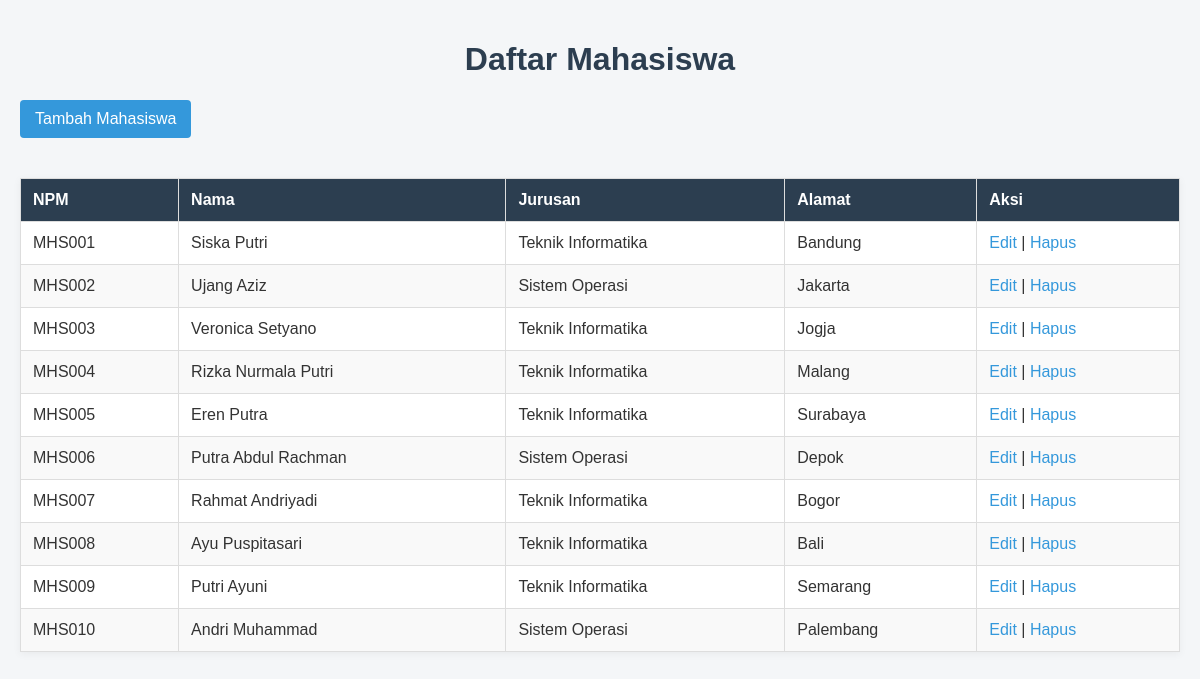
The page / on the database its author committed.
### tables this page shows
CREATE TABLE mahasiswa (
    npm CHAR(13) PRIMARY KEY,
    nama VARCHAR(50),
    jurusan ENUM('Teknik Informatika', 'Sistem Operasi'),
    alamat TEXT
);

### index.php (the view, shortened to what this page needs)
<?php include 'koneksi.php'; ?>
<!DOCTYPE html>
<html lang="en">
<head>
    <link rel="stylesheet" href="style.css">
</head>
<body>
<h1>Daftar Mahasiswa</h1>
<a href="tambah.php" class="btn-tambah">Tambah Mahasiswa</a>
<table>
    <thead>
        <tr>
            <th>NPM</th>
            <th>Nama</th>
            <th>Jurusan</th>
            <th>Alamat</th>
            <th>Aksi</th>
        </tr>
    </thead>
    <tbody>
        <?php
        $result = $conn->query("SELECT * FROM mahasiswa");
        while ($row = $result->fetch_assoc()):
        ?>
            <tr>
                <td><?= htmlspecialchars($row['npm']) ?></td>
                <td><?= htmlspecialchars($row['nama']) ?></td>
                <td><?= htmlspecialchars($row['jurusan']) ?></td>
                <td><?= htmlspecialchars($row['alamat']) ?></td>
                <td>
                    <a href="edit.php?npm=<?= $row['npm'] ?>">Edit</a> |
                    <a href="hapus.php?npm=<?= $row['npm'] ?>" onclick="return confirm('Yakin?')">Hapus</a>
                </td>
            </tr>
        <?php endwhile; ?>
    </tbody>
</table>
</body>
</html>

### style.css (style rules this page uses)
body { font-family: Arial, sans-serif; background-color: #f4f6f8; margin: 0; padding: 20px; color: #333; }
h1, h2 { text-align: center; color: #2c3e50; }
a { color: #3498db; text-decoration: none; }
table { width: 100%; border-collapse: collapse; background-color: #ffffff; margin-top: 20px; box-shadow: 0 2px 8px rgba(0, 0, 0, 0.05); }
th, td { padding: 12px; border: 1px solid #ddd; text-align: left; }
th { background-color: #2c3e50; color: white; }
tr:nth-child(even) { background-color: #f9f9f9; }
.btn-tambah { display: inline-block; background-color: #3498db; color: white; padding: 10px 15px; border-radius: 4px; text-decoration: none; margin-bottom: 20px; }

### rows shown on the page
mahasiswa: npm "MHS001", nama "Siska Putri", jurusan "Teknik Informatika", alamat "Bandung"
mahasiswa: npm "MHS002", nama "Ujang Aziz", jurusan "Sistem Operasi", alamat "Jakarta"
mahasiswa: npm "MHS003", nama "Veronica Setyano", jurusan "Teknik Informatika", alamat "Jogja"
mahasiswa: npm "MHS004", nama "Rizka Nurmala Putri", jurusan "Teknik Informatika", alamat "Malang"
mahasiswa: npm "MHS005", nama "Eren Putra", jurusan "Teknik Informatika", alamat "Surabaya"
mahasiswa: npm "MHS006", nama "Putra Abdul Rachman", jurusan "Sistem Operasi", alamat "Depok"
mahasiswa: npm "MHS007", nama "Rahmat Andriyadi", jurusan "Teknik Informatika", alamat "Bogor"
mahasiswa: npm "MHS008", nama "Ayu Puspitasari", jurusan "Teknik Informatika", alamat "Bali"
mahasiswa: npm "MHS009", nama "Putri Ayuni", jurusan "Teknik Informatika", alamat "Semarang"
mahasiswa: npm "MHS010", nama "Andri Muhammad", jurusan "Sistem Operasi", alamat "Palembang"
